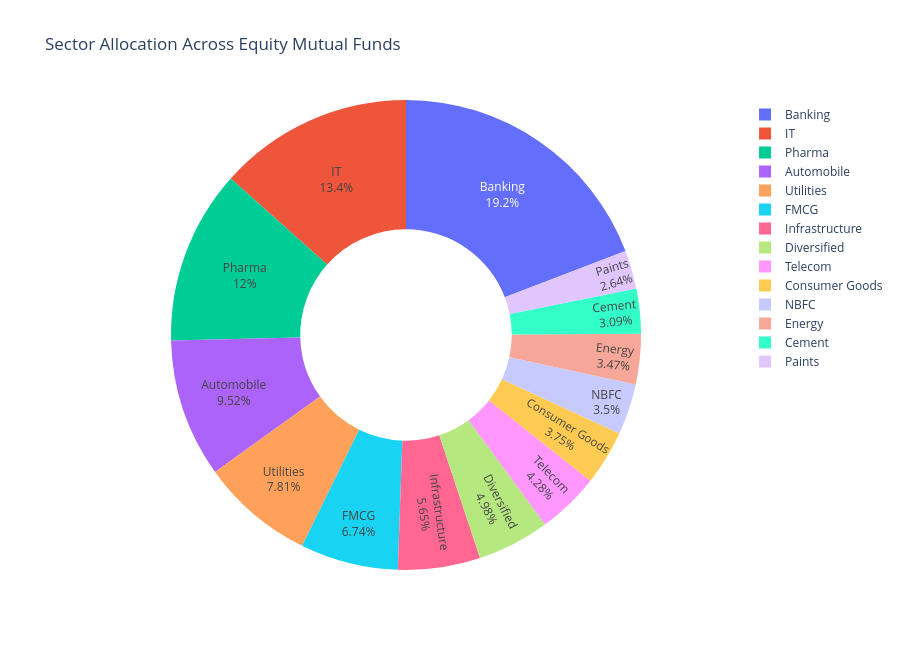

Here is the notebook cell this chart was saved with:
### Code cell
fig = px.pie(
    values=sector_data.values,
    names=sector_data.index,
    hole=0.45,
    title="Sector Allocation Across Equity Mutual Funds"
)

fig.update_traces(
    textposition="inside",
    textinfo="percent+label"
)

fig.update_layout(
    template="plotly_white",
    height=650
)

fig.show()

### Figure 1 — Plotly figure (JSON) as saved in the notebook; plotly's stock layout.template omitted (floating-point values rounded to 4 significant figures)
{"data": [{"domain": {"x": [0, 1], "y": [0, 1]}, "hole": 0.45, "hovertemplate": "label=%{label}<br>value=%{value}<extra></extra>", "labels": ["Banking", "IT", "Pharma", "Automobile", "Utilities", "FMCG", "Infrastructure", "Diversified", "Telecom", "Consumer Goods", "NBFC", "Energy", "Cement", "Paints"], "legendgroup": "", "name": "", "showlegend": true, "textinfo": "percent+label", "textposition": "inside", "type": "pie", "values": [652.3, 455.5, 407.4, 323.6, 265.5, 229.1, 192.2, 169.2, 145.6, 127.6, 119.1, 117.9, 105.0, 89.86]}], "layout": {"height": 650, "legend": {"tracegroupgap": 0}, "title": {"text": "Sector Allocation Across Equity Mutual Funds"}}}
